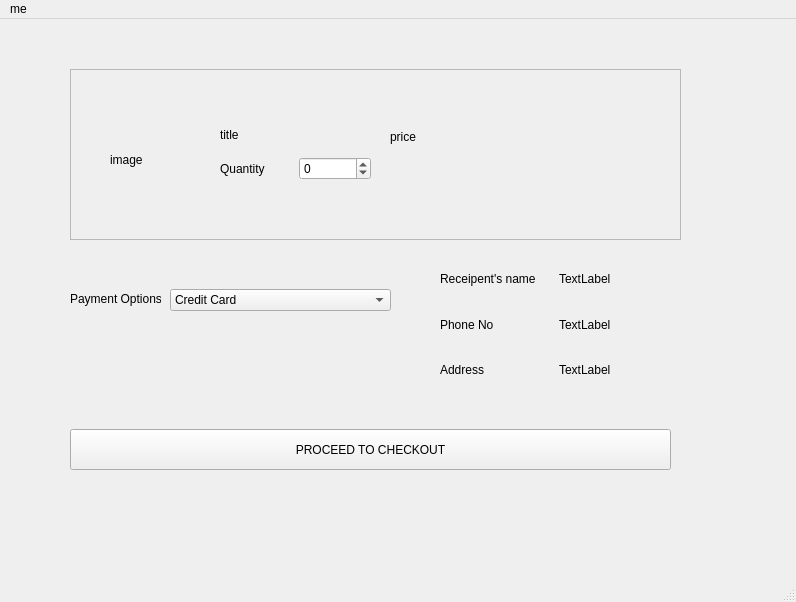
<?xml version="1.0" encoding="UTF-8"?>
<ui version="4.0">
 <class>MainWindow</class>
 <widget class="QMainWindow" name="MainWindow">
  <property name="geometry">
   <rect>
    <x>0</x>
    <y>0</y>
    <width>796</width>
    <height>602</height>
   </rect>
  </property>
  <property name="windowTitle">
   <string>MainWindow</string>
  </property>
  <widget class="QWidget" name="centralwidget">
   <widget class="QFrame" name="frame">
    <property name="geometry">
     <rect>
      <x>70</x>
      <y>50</y>
      <width>611</width>
      <height>171</height>
     </rect>
    </property>
    <property name="frameShape">
     <enum>QFrame::StyledPanel</enum>
    </property>
    <property name="frameShadow">
     <enum>QFrame::Raised</enum>
    </property>
    <widget class="QLabel" name="imagelabel">
     <property name="geometry">
      <rect>
       <x>40</x>
       <y>40</y>
       <width>91</width>
       <height>101</height>
      </rect>
     </property>
     <property name="text">
      <string>image</string>
     </property>
     <property name="scaledContents">
      <bool>true</bool>
     </property>
    </widget>
    <widget class="QWidget" name="">
     <property name="geometry">
      <rect>
       <x>150</x>
       <y>50</y>
       <width>151</width>
       <height>61</height>
      </rect>
     </property>
     <layout class="QGridLayout" name="gridLayout">
      <item row="0" column="0" colspan="2">
       <widget class="QLabel" name="titlelabel">
        <property name="text">
         <string>title</string>
        </property>
        <property name="scaledContents">
         <bool>true</bool>
        </property>
        <property name="wordWrap">
         <bool>true</bool>
        </property>
       </widget>
      </item>
      <item row="1" column="0">
       <widget class="QLabel" name="quantitylabel">
        <property name="text">
         <string>Quantity</string>
        </property>
       </widget>
      </item>
      <item row="1" column="1">
       <widget class="QSpinBox" name="spinBox">
        <property name="wrapping">
         <bool>true</bool>
        </property>
       </widget>
      </item>
     </layout>
    </widget>
    <widget class="QLabel" name="pricelabel">
     <property name="geometry">
      <rect>
       <x>320</x>
       <y>60</y>
       <width>55</width>
       <height>16</height>
      </rect>
     </property>
     <property name="text">
      <string>price</string>
     </property>
     <property name="wordWrap">
      <bool>true</bool>
     </property>
    </widget>
   </widget>
   <widget class="QComboBox" name="comboBox">
    <property name="geometry">
     <rect>
      <x>170</x>
      <y>270</y>
      <width>221</width>
      <height>22</height>
     </rect>
    </property>
    <item>
     <property name="text">
      <string>Credit Card</string>
     </property>
    </item>
    <item>
     <property name="text">
      <string>Debit Card</string>
     </property>
    </item>
    <item>
     <property name="text">
      <string>Cash On Delivery</string>
     </property>
    </item>
    <item>
     <property name="text">
      <string>UPI</string>
     </property>
    </item>
   </widget>
   <widget class="QLabel" name="label_5">
    <property name="geometry">
     <rect>
      <x>70</x>
      <y>270</y>
      <width>91</width>
      <height>20</height>
     </rect>
    </property>
    <property name="text">
     <string>Payment Options</string>
    </property>
   </widget>
   <widget class="QPushButton" name="pushButton">
    <property name="geometry">
     <rect>
      <x>70</x>
      <y>410</y>
      <width>601</width>
      <height>41</height>
     </rect>
    </property>
    <property name="text">
     <string>PROCEED TO CHECKOUT</string>
    </property>
   </widget>
   <widget class="QWidget" name="">
    <property name="geometry">
     <rect>
      <x>440</x>
      <y>240</y>
      <width>231</width>
      <height>131</height>
     </rect>
    </property>
    <layout class="QGridLayout" name="gridLayout_2">
     <item row="0" column="0">
      <widget class="QLabel" name="label_10">
       <property name="text">
        <string>Receipent's name</string>
       </property>
       <property name="wordWrap">
        <bool>true</bool>
       </property>
      </widget>
     </item>
     <item row="0" column="1">
      <widget class="QLabel" name="label_11">
       <property name="text">
        <string>TextLabel</string>
       </property>
       <property name="wordWrap">
        <bool>true</bool>
       </property>
      </widget>
     </item>
     <item row="1" column="0">
      <widget class="QLabel" name="label_6">
       <property name="text">
        <string>Phone No</string>
       </property>
       <property name="wordWrap">
        <bool>true</bool>
       </property>
      </widget>
     </item>
     <item row="1" column="1">
      <widget class="QLabel" name="label_7">
       <property name="text">
        <string>TextLabel</string>
       </property>
       <property name="wordWrap">
        <bool>true</bool>
       </property>
      </widget>
     </item>
     <item row="2" column="0">
      <widget class="QLabel" name="label_8">
       <property name="text">
        <string>Address</string>
       </property>
       <property name="wordWrap">
        <bool>true</bool>
       </property>
      </widget>
     </item>
     <item row="2" column="1">
      <widget class="QLabel" name="label_9">
       <property name="text">
        <string>TextLabel</string>
       </property>
       <property name="wordWrap">
        <bool>true</bool>
       </property>
      </widget>
     </item>
    </layout>
   </widget>
  </widget>
  <widget class="QMenuBar" name="menubar">
   <property name="geometry">
    <rect>
     <x>0</x>
     <y>0</y>
     <width>796</width>
     <height>26</height>
    </rect>
   </property>
   <widget class="QMenu" name="menume">
    <property name="title">
     <string>me</string>
    </property>
   </widget>
   <addaction name="menume"/>
  </widget>
  <widget class="QStatusBar" name="statusbar"/>
 </widget>
 <resources/>
 <connections/>
</ui>
